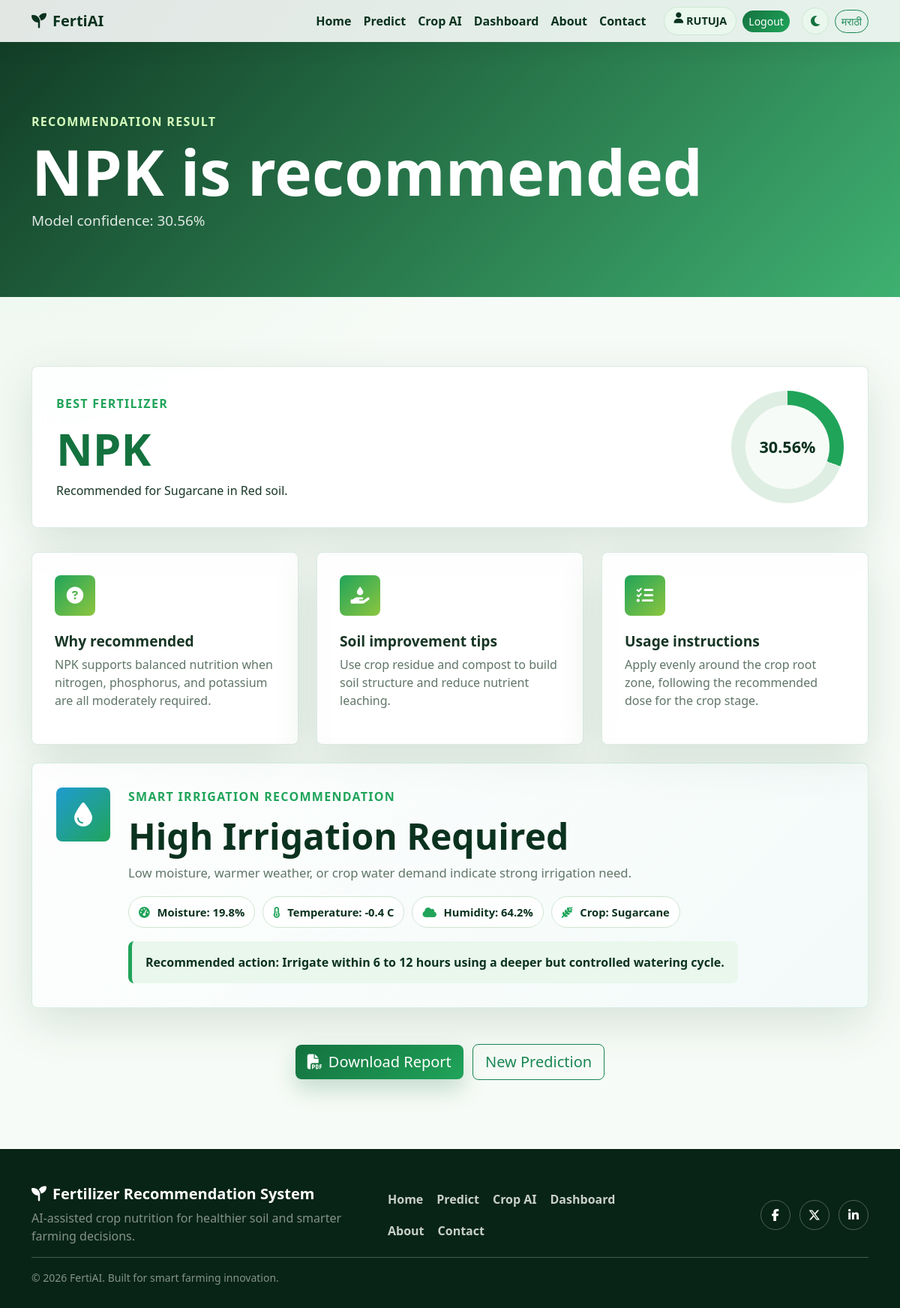
The page /result/2 (signed in) on the database its author committed.
### tables this page shows
CREATE TABLE users (
                id INTEGER PRIMARY KEY AUTOINCREMENT,
                name TEXT NOT NULL,
                email TEXT NOT NULL UNIQUE,
                password_hash TEXT NOT NULL,
                reset_token TEXT,
                reset_expires_at TEXT,
                created_at TEXT NOT NULL
            );

CREATE TABLE prediction_history (
                id INTEGER PRIMARY KEY AUTOINCREMENT,
                nitrogen REAL NOT NULL,
                phosphorus REAL NOT NULL,
                potassium REAL NOT NULL,
                temperature REAL NOT NULL,
                humidity REAL NOT NULL,
                moisture REAL NOT NULL,
                soil_type TEXT NOT NULL,
                crop_type TEXT NOT NULL,
                fertilizer_name TEXT NOT NULL,
                confidence REAL NOT NULL,
                created_at TEXT NOT NULL
            , irrigation_level TEXT, irrigation_reason TEXT, irrigation_schedule TEXT, user_id INTEGER);

### app.py (the view)
@app.route("/result/<int:history_id>")
@login_required
def result(history_id: int):
    with get_db_connection() as connection:
        prediction = connection.execute(
            """
            SELECT * FROM prediction_history
            WHERE id = ? AND (user_id = ? OR user_id IS NULL)
            """,
            (history_id, session.get("user_id")),
        ).fetchone()
    if prediction is None:
        flash("Recommendation not found.", "warning")
        return redirect(url_for("predict"))
    guide = FERTILIZER_GUIDE.get(prediction["fertilizer_name"], FERTILIZER_GUIDE["NPK"])
    irrigation = {
        "level": prediction["irrigation_level"],
        "reason": prediction["irrigation_reason"],
        "schedule": prediction["irrigation_schedule"],
    }
    if not all(irrigation.values()):
        irrigation = recommend_irrigation(
            {
                "Moisture": prediction["moisture"],
                "Temperature": prediction["temperature"],
                "Humidity": prediction["humidity"],
                "Crop_Type": prediction["crop_type"],
            }
        )
    return render_template(
        "result.html",
        page_title="Recommendation Result",
        prediction=prediction,
        guide=guide,
        irrigation=irrigation,
    )

### app.py (called while the page is built)
def get_db_connection() -> sqlite3.Connection:
    DATABASE_PATH.parent.mkdir(parents=True, exist_ok=True)
    connection = sqlite3.connect(DATABASE_PATH)
    connection.row_factory = sqlite3.Row
    return connection

def get_current_user():
    user_id = session.get("user_id")
    if not user_id:
        return None
    with get_db_connection() as connection:
        return connection.execute("SELECT * FROM users WHERE id = ?", (user_id,)).fetchone()

def login_required(view):
    @wraps(view)
    def wrapped_view(*args, **kwargs):
        if not session.get("user_id"):
            flash("Please login to continue.", "warning")
            return redirect(url_for("login", next=request.full_path))
        return view(*args, **kwargs)
    return wrapped_view

@app.context_processor
def inject_template_data() -> dict:
    return {
        "soil_types": MODEL_ARTIFACT["soil_types"],
        "crop_types": MODEL_ARTIFACT["crop_types"],
        "year": datetime.now().year,
        "current_user": get_current_user(),
    }

### templates/result.html
{% extends "base.html" %}
{% block content %}
<section class="page-hero compact-hero">
    <div class="container">
        <span class="eyebrow">Recommendation Result</span>
        <h1>{{ prediction["fertilizer_name"] }} is recommended</h1>
        <p>Model confidence: {{ prediction["confidence"] }}%</p>
    </div>
</section>
<section class="section-pad">
    <div class="container">
        <div class="result-card main-result reveal-card">
            <div>
                <span class="eyebrow green">Best Fertilizer</span>
                <h2>{{ prediction["fertilizer_name"] }}</h2>
                <p class="mb-0">Recommended for {{ prediction["crop_type"] }} in {{ prediction["soil_type"] }} soil.</p>
            </div>
            <div class="confidence-ring" style="--confidence: {{ prediction['confidence'] }};">
                <span>{{ prediction["confidence"] }}%</span>
            </div>
        </div>
        <div class="row g-4 mt-2">
            <div class="col-md-4">
                <div class="advice-card reveal-card">
                    <i class="fa-solid fa-circle-question"></i>
                    <h3>Why recommended</h3>
                    <p>{{ guide["reason"] }}</p>
                </div>
            </div>
            <div class="col-md-4">
                <div class="advice-card reveal-card">
                    <i class="fa-solid fa-hand-holding-droplet"></i>
                    <h3>Soil improvement tips</h3>
                    <p>{{ guide["tips"] }}</p>
                </div>
            </div>
            <div class="col-md-4">
                <div class="advice-card reveal-card">
                    <i class="fa-solid fa-list-check"></i>
                    <h3>Usage instructions</h3>
                    <p>{{ guide["usage"] }}</p>
                </div>
            </div>
        </div>
        <div class="irrigation-panel reveal-card mt-4">
            <div class="irrigation-icon">
                <i class="fa-solid fa-droplet"></i>
            </div>
            <div class="irrigation-content">
                <span class="eyebrow green">Smart Irrigation Recommendation</span>
                <h2>{{ irrigation["level"] }} Irrigation Required</h2>
                <p>{{ irrigation["reason"] }}</p>
                <div class="irrigation-meta">
                    <span><i class="fa-solid fa-gauge-high"></i> Moisture: {{ prediction["moisture"] }}%</span>
                    <span><i class="fa-solid fa-temperature-half"></i> Temperature: {{ prediction["temperature"] }} C</span>
                    <span><i class="fa-solid fa-cloud"></i> Humidity: {{ prediction["humidity"] }}%</span>
                    <span><i class="fa-solid fa-wheat-awn"></i> Crop: {{ prediction["crop_type"] }}</span>
                </div>
                <div class="irrigation-schedule">
                    <strong>Recommended action:</strong> {{ irrigation["schedule"] }}
                </div>
            </div>
        </div>
        <div class="text-center mt-5">
            <a class="btn btn-success btn-lg animated-btn" href="{{ url_for('download_report', history_id=prediction['id']) }}">
                <i class="fa-solid fa-file-pdf me-2"></i>Download Report
            </a>
            <a class="btn btn-outline-success btn-lg ms-sm-2 mt-2 mt-sm-0" href="{{ url_for('predict') }}">New Prediction</a>
        </div>
    </div>
</section>
{% endblock %}

### templates/base.html (shortened to what this page needs)
<!doctype html>
<html lang="en">
<head>
    <link href="https://cdn.jsdelivr.net/npm/bootstrap@5.3.3/dist/css/bootstrap.min.css" rel="stylesheet">
    <link href="https://cdnjs.cloudflare.com/ajax/libs/font-awesome/6.5.2/css/all.min.css" rel="stylesheet">
    <link href="{{ url_for('static', filename='css/style.css') }}" rel="stylesheet">
</head>
<body>
    <nav class="navbar navbar-expand-lg fixed-top smart-navbar">
        <div class="container">
            <a class="navbar-brand fw-bold" href="{{ url_for('home') }}">
                <i class="fa-solid fa-seedling me-2"></i>FertiAI
            </a>
            <div class="collapse navbar-collapse" id="mainNav">
                <ul class="navbar-nav ms-auto align-items-lg-center">
                    <li class="nav-item"><a class="nav-link" href="{{ url_for('home') }}" data-i18n="nav_home">Home</a></li>
                    <li class="nav-item"><a class="nav-link" href="{{ url_for('predict') }}" data-i18n="nav_predict">Predict</a></li>
                    <li class="nav-item"><a class="nav-link" href="{{ url_for('crop_recommendation') }}">Crop AI</a></li>
                    <li class="nav-item"><a class="nav-link" href="{{ url_for('dashboard') }}" data-i18n="nav_dashboard">Dashboard</a></li>
                    <li class="nav-item"><a class="nav-link" href="{{ url_for('about') }}" data-i18n="nav_about">About</a></li>
                    <li class="nav-item"><a class="nav-link" href="{{ url_for('contact') }}" data-i18n="nav_contact">Contact</a></li>
                    {% if current_user %}
                    <li class="nav-item ms-lg-3">
                        <span class="user-pill"><i class="fa-solid fa-user me-1"></i>{{ current_user["name"] }}</span>
                    </li>
                    <li class="nav-item ms-lg-2">
                        <a class="btn btn-sm btn-success rounded-pill" href="{{ url_for('logout') }}">Logout</a>
                    </li>
                    {% endif %}
                    <li class="nav-item ms-lg-3">
                        <button class="theme-toggle" id="themeToggle" type="button" aria-label="Toggle dark mode">
                        </button>
                    </li>
                    <li class="nav-item ms-lg-2">
                        <button class="btn btn-sm btn-outline-success rounded-pill" id="languageToggle" type="button">मराठी</button>
                    </li>
                </ul>
            </div>
        </div>
    </nav>
    <main>
        {% block content %}{% endblock %}
    </main>
    <footer class="footer-section">
        <div class="container">
            <div class="row gy-4 align-items-center">
                <div class="col-md-5">
                    <h2 class="h5 fw-bold"><i class="fa-solid fa-seedling me-2"></i>Fertilizer Recommendation System</h2>
                    <p class="mb-0 text-white-50">AI-assisted crop nutrition for healthier soil and smarter farming decisions.</p>
                </div>
                <div class="col-md-4">
                    <div class="footer-links">
                        <a href="{{ url_for('home') }}">Home</a>
                        <a href="{{ url_for('predict') }}">Predict</a>
                        <a href="{{ url_for('crop_recommendation') }}">Crop AI</a>
                        {% if current_user %}
                        <a href="{{ url_for('dashboard') }}">Dashboard</a>
                        {% endif %}
                        <a href="{{ url_for('about') }}">About</a>
                        <a href="{{ url_for('contact') }}">Contact</a>
                    </div>
                </div>
                <div class="col-md-3 text-md-end">
                    <a class="social-link" href="#" aria-label="Facebook"><i class="fa-brands fa-facebook-f"></i></a>
                    <a class="social-link" href="#" aria-label="X"><i class="fa-brands fa-x-twitter"></i></a>
                    <a class="social-link" href="#" aria-label="LinkedIn"><i class="fa-brands fa-linkedin-in"></i></a>
                </div>
            </div>
            <hr class="border-light opacity-25">
            <p class="mb-0 small text-white-50">&copy; {{ year }} FertiAI. Built for smart farming innovation.</p>
        </div>
    </footer>
</body>
</html>

### rows shown on the page
users: name "RUTUJA"
prediction_history: fertilizer_name "NPK", confidence "30.56", crop_type "Sugarcane", soil_type "Red", moisture "19.8", temperature "-0.4", humidity "64.2"

### other values the page prints
{{ guide["reason"] }} "NPK supports balanced nutrition when nitrogen, phosphorus, and potassium are all moderately required."
{{ guide["tips"] }} "Use crop residue and compost to build soil structure and reduce nutrient leaching."
{{ guide["usage"] }} "Apply evenly around the crop root zone, following the recommended dose for the crop stage."
{{ irrigation["level"] }} "High"
{{ irrigation["reason"] }} "Low moisture, warmer weather, or crop water demand indicate strong irrigation need."
{{ irrigation["schedule"] }} "Irrigate within 6 to 12 hours using a deeper but controlled watering cycle."
